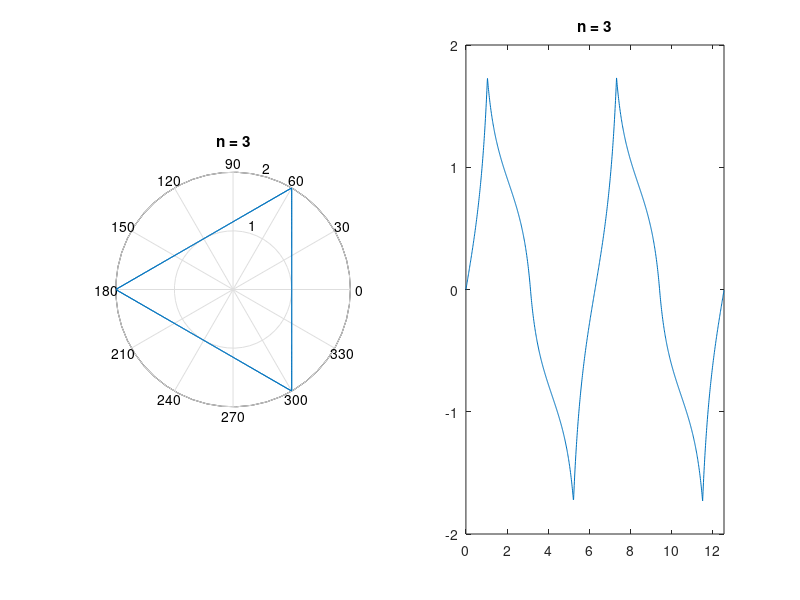

The MATLAB script that drew this image: (Note: this script raises an error after producing the figure.)
%%More or less the exact same thing as the other script. Only difference is
%%the loop goes over the number of sides rather than rotating it.
%%Interesting to see it become more and more of a sine function. I didn't
%%comment the lines below as they are 100% analogous to the other script.

cd 'C:\Users\David\Documents\MATLAB\';
filename = 'sevolution.gif';
figure(8);
%n = 100;
t = 0:0.01:4*pi;
for n = 3:50
    subplot(1,2,1);
    phi = 0; polar(t, sec(asin(sin((t-phi)*n/2))*2/n));
    title(['n = ' num2str(n)]);
    subplot(1,2,2);
    phi = 0; plot(t, sec(asin(sin((t-phi)*n/2))*2/n).*sin(t));
    axis([0 max(t) -2 2]);
    title(['n = ' num2str(n)]);

    drawnow
    frame = getframe(8);
    im = frame2im(frame);
    [imind,cm] = rgb2ind(im,256);
    if n == 3;
        imwrite(imind,cm,filename,'gif', 'Loopcount',inf);
    else
        imwrite(imind,cm,filename,'gif','WriteMode','append','DelayTime',1/5);
    end    
end